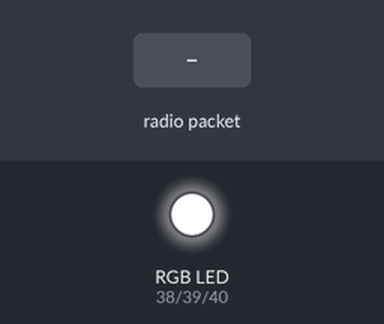
The sketch below on a simulated ESP32-S3. On the bench: an RGB LED mixed from three pins (HIGH = lit). The test bench sets the inputs (shaded band). WiFi joins after 1.5 s; servers stay silent unless stated; uploads are accepted with an empty reply; no radio packets arrive unless stated; what the sketch prints to the serial monitor is not drawn.

Above: at 4.3 s.
4.4 s: radio packet "https://" arrives
At 4.42 s:
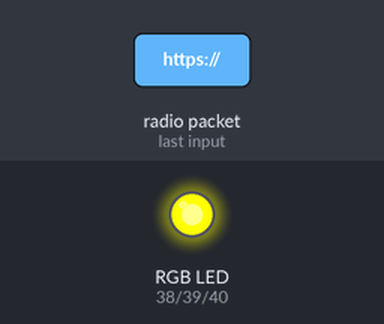
At 4.9 s:
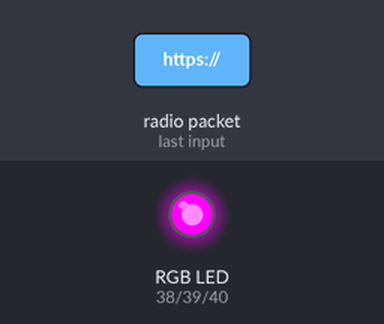
Timing chart, 0 to 7.4 s (numbered marks = the images above; inputs shaded):
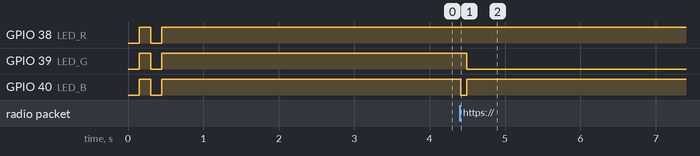

The sketch:

gateway.ino
```cpp
#include <WiFi.h>
#include <WiFiClientSecure.h>
#include <HTTPClient.h>
#include <SPI.h>
#include <LoRa.h>

// ================= 1. ตั้งค่า Wi-Fi และ ThingsBoard (แก้ตรงนี้) =================
const char* WIFI_SSID       = "nom priao";
const char* WIFI_PASSWORD   = "Dam_3749";

// URL ของ ThingsBoard (เลือกใช้ตามเซิร์ฟเวอร์ที่คุณสมัครไว้)
// - ThingsBoard Cloud : "https://thingsboard.cloud"
// - Demo Server       : "http://demo.thingsboard.io"
// - Local Server      : "http://192.168.1.xxx:8080"
const char* TB_SERVER       = "https://thingsboard.cloud";
const char* TB_ACCESS_TOKEN = "u9c86lIG9pXixsiBuiis";

// ================= 2. ตั้งค่าขาอุปกรณ์ฝั่ง GATEWAY =================
#define LORA_SCK       12
#define LORA_MISO      13
#define LORA_MOSI      11
#define LORA_CS        10     // NSS
#define LORA_RST       14     // ขา RESET ของ RA-02 (แก้เลขให้ตรงกับสายที่ต่อจริง)
#define LORA_DIO0      15     // DIO0
#define LORA_BAND      433E6  // ความถี่ 433 MHz ตรงกับฝั่ง Node
#define LORA_SYNC_WORD 0xF3   // รหัสจับคู่ตรงกับฝั่ง Node

// หลอดไฟ RGB บนบอร์ด ESP32-S3 (Common Anode: LOW = ติด, HIGH = ดับ)
const int LED_R = 38;
const int LED_G = 39;
const int LED_B = 40;

int lastObjState = -1;
unsigned long lastWifiCheck = 0;

// ================= 3. ฟังก์ชันไฟสถานะและจัดการข้อความ =================
void setLed(bool r, bool g, bool b) {
  digitalWrite(LED_R, r ? LOW : HIGH);
  digitalWrite(LED_G, g ? LOW : HIGH);
  digitalWrite(LED_B, b ? LOW : HIGH);
}

void updateStatusLed(int objState) {
  if (objState == 1) {
    setLed(1, 0, 0); // สีแดงค้างเมื่อ Node แจ้งว่ามีวัตถุ
  } else if (objState == 0) {
    setLed(0, 1, 0); // สีเขียวค้างเมื่อ Node แจ้งว่าไม่มีวัตถุ
  } else {
    setLed(0, 0, 0);
  }
}

String extractJsonValue(const String& json, const String& key) {
  String pattern = "\"" + key + "\":";
  int startIdx = json.indexOf(pattern);
  if (startIdx == -1) return "-";
  startIdx += pattern.length();
  int endIdx = json.indexOf(',', startIdx);
  if (endIdx == -1) endIdx = json.indexOf('}', startIdx);
  if (endIdx == -1) return "-";
  return json.substring(startIdx, endIdx);
}

// ================= 4. ฟังก์ชันเชื่อมต่อ Wi-Fi และส่งขึ้น ThingsBoard =================
void connectWiFi() {
  Serial.printf("[WIFI] กำลังเชื่อมต่อ %s ", WIFI_SSID);
  WiFi.mode(WIFI_STA);
  WiFi.begin(WIFI_SSID, WIFI_PASSWORD);

  int retry = 0;
  while (WiFi.status() != WL_CONNECTED && retry < 30) {
    delay(500);
    Serial.print(".");
    retry++;
  }

  if (WiFi.status() == WL_CONNECTED) {
    Serial.println("\n[WIFI] เชื่อมต่อสำเร็จ! IP: " + WiFi.localIP().toString());
  } else {
    Serial.println("\n[WIFI ERROR] เชื่อมต่อไม่สำเร็จ (ตรวจสอบชื่อ/รหัสผ่าน และต้องเป็นคลื่น 2.4GHz)");
  }
}

void sendToThingsBoard(const String& jsonPayload) {
  if (WiFi.status() != WL_CONNECTED) {
    Serial.println("[WIFI] ไม่ได้เชื่อมต่อ Wi-Fi ข้ามการส่งขึ้น ThingsBoard");
    return;
  }

  String url = String(TB_SERVER) + "/api/v1/" + String(TB_ACCESS_TOKEN) + "/telemetry";
  HTTPClient http;
  WiFiClientSecure secureClient;
  WiFiClient plainClient;

  bool begun = false;
  if (url.startsWith("https://")) {
    secureClient.setInsecure(); // รองรับ HTTPS โดยไม่ต้องลงไฟล์ SSL Certificate
    begun = http.begin(secureClient, url);
  } else {
    begun = http.begin(plainClient, url);
  }

  if (begun) {
    http.addHeader("Content-Type", "application/json");
    int httpCode = http.POST(jsonPayload);

    if (httpCode == 200) {
      Serial.println("[ThingsBoard] ส่งข้อมูลขึ้นเว็บสำเร็จ! (HTTP 200)");
    } else {
      Serial.printf("[ThingsBoard ERROR] ส่งไม่สำเร็จ รหัส HTTP: %d (%s)\n",
                    httpCode, http.errorToString(httpCode).c_str());
    }
    http.end();
  } else {
    Serial.println("[ThingsBoard ERROR] รูปแบบ URL เซิร์ฟเวอร์ไม่ถูกต้อง");
  }
}

// ================= 5. SETUP & LOOP =================
void setup() {
  Serial.begin(115200);
  pinMode(LED_R, OUTPUT);
  pinMode(LED_G, OUTPUT);
  pinMode(LED_B, OUTPUT);

  // กะพริบขาว 2 ครั้งตอนเปิดเครื่อง
  for (int i = 0; i < 2; i++) {
    setLed(1, 1, 1); delay(150);
    setLed(0, 0, 0); delay(150);
  }
  delay(1000);

  // 1. เชื่อมต่อ Wi-Fi
  connectWiFi();

  // 2. เริ่มต้นโมดูล LoRa RA-02
  SPI.begin(LORA_SCK, LORA_MISO, LORA_MOSI, LORA_CS);
  LoRa.setPins(LORA_CS, LORA_RST, LORA_DIO0);

  if (!LoRa.begin(LORA_BAND)) {
    Serial.println("[GATEWAY ERROR] เริ่มต้น RA-02 ไม่สำเร็จ! เช็กสาย NSS / RST / SPI");
    while (1) {
      setLed(1, 0, 0); delay(300);
      setLed(0, 0, 0); delay(300);
    }
  }

  LoRa.setSyncWord(LORA_SYNC_WORD);

  Serial.println("==========================================");
  Serial.println("[GATEWAY] พร้อมรับข้อมูล LoRa และส่งขึ้น ThingsBoard...");
  Serial.println("==========================================");
}

void loop() {
  // ตรวจสอบและต่อ Wi-Fi ใหม่อัตโนมัติทุก 15 วินาทีหากเน็ตหลุด
  if (WiFi.status() != WL_CONNECTED && (millis() - lastWifiCheck >= 15000)) {
    lastWifiCheck = millis();
    Serial.println("[WIFI] สัญญาณหลุด กำลังเชื่อมต่อใหม่...");
    WiFi.disconnect();
    WiFi.begin(WIFI_SSID, WIFI_PASSWORD);
  }

  // รอรับแพ็กเก็ตจาก Node
  int packetSize = LoRa.parsePacket();
  if (packetSize > 0) {
    String incoming = "";
    while (LoRa.available()) {
      incoming += (char)LoRa.read();
    }

    int rssi = LoRa.packetRssi();
    float snr = LoRa.packetSnr();

    String nodeId = extractJsonValue(incoming, "node");
    String obj    = extractJsonValue(incoming, "obj");
    String vbat   = extractJsonValue(incoming, "vbat");
    String bat    = extractJsonValue(incoming, "bat");

    lastObjState = obj.toInt();
    String objText = (lastObjState == 1) ? "มีวัตถุ (DETECTED)" : "ไม่มีวัตถุ (CLEAR)";

    // สร้าง JSON ฉบับสมบูรณ์ (รวมค่าจาก Node + ค่าความแรงสัญญาณจาก Gateway)
    String tbPayload = "{\"node\":" + nodeId +
                       ",\"obj\":" + obj +
                       ",\"vbat\":" + vbat +
                       ",\"bat\":" + bat +
                       ",\"rssi\":" + String(rssi) +
                       ",\"snr\":" + String(snr, 1) + "}";

    Serial.println("------------------------------------------");
    Serial.printf("Node #%s | สถานะ: %s | แบตเตอรี่: %s%% (%sV)\n",
                  nodeId.c_str(), objText.c_str(), bat.c_str(), vbat.c_str());
    Serial.printf("สัญญาณ: RSSI = %d dBm | SNR = %.1f dB\n", rssi, snr);

    // กะพริบสีน้ำเงินสั้นๆ แล้วแสดงไฟแดง/เขียวตามสถานะ
    setLed(0, 0, 1);
    delay(80);
    updateStatusLed(lastObjState);

    // ส่งข้อมูลขึ้นหน้าเว็บ ThingsBoard
    sendToThingsBoard(tbPayload);
    Serial.flush();
  }
}
```

Measured:
- after the input at 4.4 s, GPIO 39 (LED_G): HIGH → LOW after 0.09 s; GPIO 40 (LED_B): HIGH → LOW at once, → HIGH 0.08 s later
